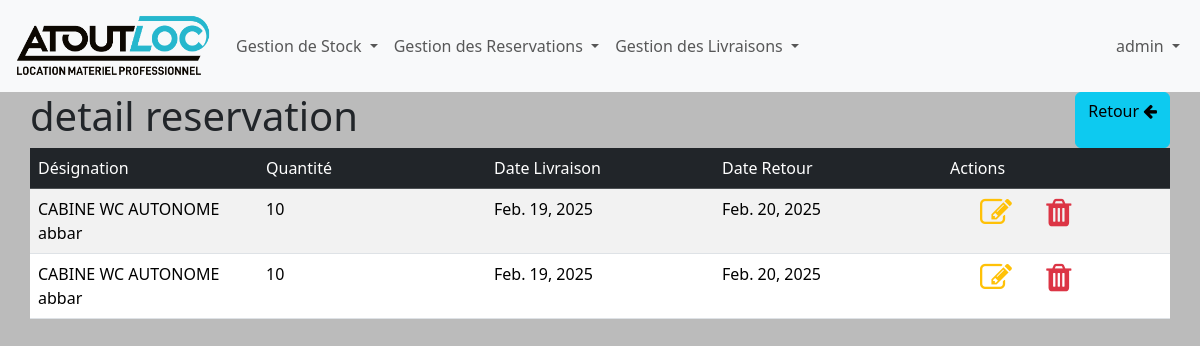
The page /detailReservation/1-2025 (signed in) on the database its author committed.
### inventaire/models.py (models this page shows)
class DetilsReservation(models.Model):
    refReservation=models.ForeignKey(Reservation, on_delete=models.CASCADE)
    designation=models.CharField(max_length=200)
    qte=models.IntegerField(default=1)
    dateLivraison=models.DateField(default=timezone.now())
    dateRetour=models.DateField(default=timezone.now())
    def __str__(self):
        return self.designation

### inventaire/views.py (the view)
# urls.py: path('detailReservation/<str:ref>',detailReservation,name='detailReservation'),
@login_required
def detailReservation(request,ref):
    r=DetilsReservation.objects.filter(refReservation=ref)
    print(r)
    return render(request,"inventaire/detailReservation.html",{'title':'Details Reservation', 'reservation':r})

### inventaire/models.py (called while the page is built)
    def __str__(self):
        return self.refReservation

### inventaire/templates/inventaire/detailReservation.html
{% extends 'base.html' %}
{% block content %}
    <div class="d-flex">
        <h1 class="me-auto">detail reservation</h1>
        <a href="{% url 'reservations' %}" class="btn btn-info" >Retour <i class="fa fa-arrow-left "></i></a>
    </div>
    <table class="table table-striped table-hover">
        <thead class="table-dark">
            <tr>
                <td>Désignation</td>
                <td>Quantité</td>
                <td>Date Livraison</td>
                <td>Date Retour</td>
                <td>Actions</td>
            </tr>
        </thead>
        <tbody>
            {% for r in reservation %}
            <tr>
                <td>{{r.designation}}</td>
                <td>{{r.qte}}</td>
                <td>{{r.dateLivraison}}</td>
                <td>{{r.dateRetour}}</td>
                <td class="col-md-2 action">
                    <a href="{% url 'editReservation' r.refReservation %}">
                        <i class="fa fa-edit  fa-2x  text-warning"></i>
                    </a>
                    <a href="{% url 'deleteDetailReservation' r.id r.refReservation %}">
                        <i class="fa fa-trash fa-2x  text-danger"></i>
                    </a>
                </td>
            </tr>
            {% endfor %}
        </tbody>
    </table>
{% endblock content %}

### inventaire/templates/base.html (shortened to what this page needs)
<!DOCTYPE html>
{% load static %}
<html lang="en">
<head>
    <link rel="stylesheet" href="{% static 'css/bootstrap.css'%}">
    <link rel="stylesheet" href="{% static 'css/font-awesome.min.css'%}">
    <link rel="stylesheet" href="{% static 'css/style.css'%}">
</head>
<body>
<nav class="navbar navbar-expand-lg navbar-light bg-light">
    <div class="container-fluid">
        <a class="navbar-brand" href="{% url 'home'%}">
            <img src="{% static 'images/ATOUT.png'%}" class="img-fluid" width="200px" height="100px">
        </a>
        <div class="collapse navbar-collapse" id="navbarNavDropdown">
            <ul class="navbar-nav me-auto">
                <li class="nav-item dropdown">
                    <a class="nav-link dropdown-toggle" href="#" role="button" data-bs-toggle="dropdown">
                        Gestion de Stock
                    </a>
                </li>
                <li class="nav-item dropdown">
                    <a class="nav-link dropdown-toggle" href="#" role="button" data-bs-toggle="dropdown">
                        Gestion des Reservations
                    </a>
                </li>
                <li class="nav-item dropdown">
                    <a class="nav-link dropdown-toggle" href="#" role="button" data-bs-toggle="dropdown">
                        Gestion des Livraisons
                    </a>
                </li>
            </ul>
            <ul class="navbar-nav ms-auto">
                {% if user.is_authenticated %}
                <li class="nav-item dropdown">
                    <a class="nav-link dropdown-toggle" href="#" role="button" data-bs-toggle="dropdown">
                        {{ user.username }}
                    </a>
                </li>
                {% endif %}
            </ul>
        </div>
    </div>
</nav>
    <div class="w-90">
      {% block content %}
      {% endblock content %}
    </div>
</body>
</html>

### inventaire/static/css/style.css (style rules this page uses)
* { margin: 0; padding: 0; box-sizing: border-box; }
.w-90 { width: 95%; margin:auto; }
body { background:#BBB; position: relative; }
.action a { margin-left: 30px; margin-top:10px; text-decoration: none; }
thead { position: sticky; top: 0px; background-color: white; z-index: 2; }
table { table-layout: fixed; width: 90%; }

### rows shown on the page
DetilsReservation: designation "CABINE WC AUTONOME abbar", qte "10", dateLivraison "Feb. 19, 2025", dateRetour "Feb. 20, 2025"
DetilsReservation: designation "CABINE WC AUTONOME abbar", qte "10", dateLivraison "Feb. 19, 2025", dateRetour "Feb. 20, 2025"

### other values the page prints
{{ user.username }} "admin"
